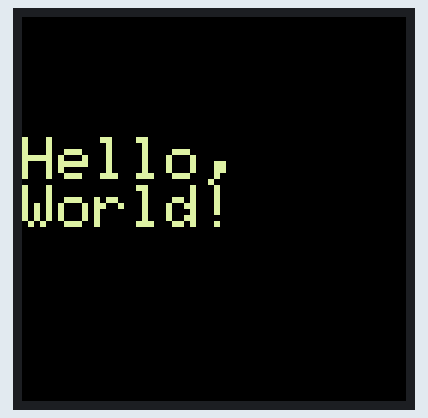
Simulated run of this program. Board: ESP32. On the bench: 64×64 colour display. Storage starts empty; random numbers use the default seed unless the program sets one; what the program prints to the serial monitor is not drawn.

Above: at 0.1 s.
At 15.1 s:
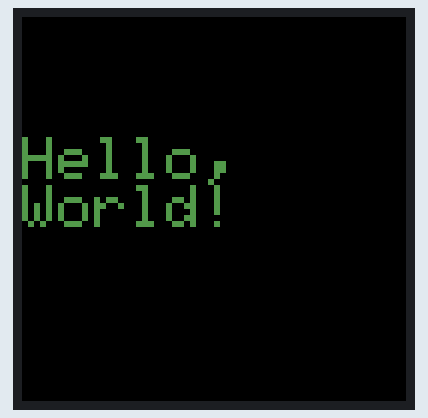
At 30.2 s:
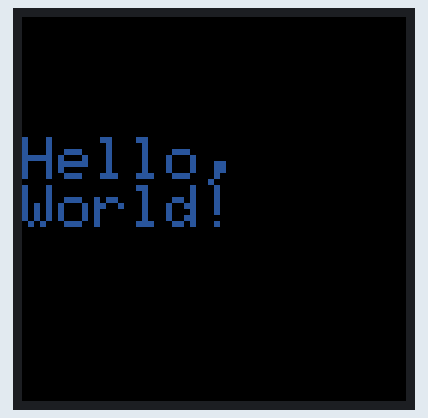
At 60.2 s:
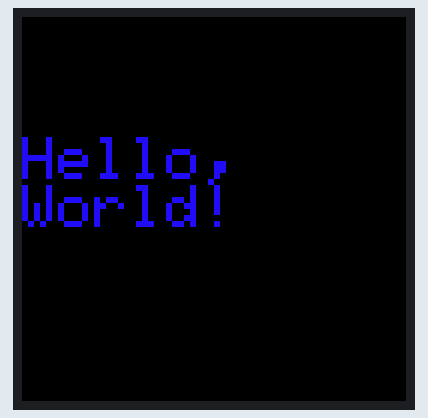
At 90.3 s:
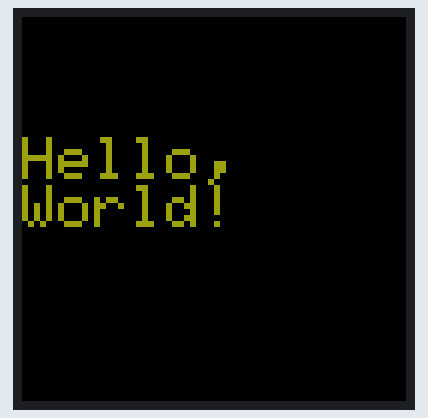
At 125.4 s:
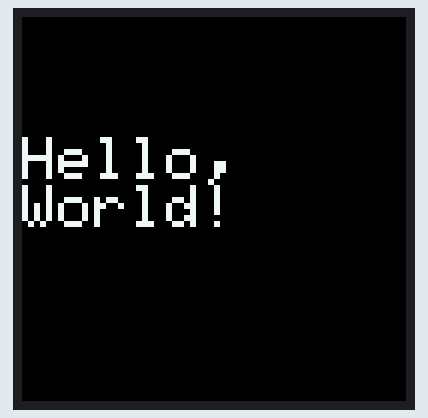

The program:

main.cpp
```cpp
#include <Arduino.h>
#include <ESP32-HUB75-MatrixPanel-I2S-DMA.h>

#include <SD.h>
#include <FS.h>

#define DEBUG_MODE 1  // 1: 开启调试模式，0: 关闭调试模式

// 定义调试打印宏
#if DEBUG_MODE
  #define DEBUG_PRINT(x) Serial.print(x)
  #define DEBUG_PRINTLN(x) Serial.println(x)
  #define DEBUG_PRINTF(fmt, ...) Serial.printf(fmt, __VA_ARGS__)
#else
  #define DEBUG_PRINT(x)
  #define DEBUG_PRINTLN(x)
  #define DEBUG_PRINTF(fmt, ...)
#endif

// SPI引脚定义
#define SPI_MOSI 23
#define SPI_MISO 19
#define SPI_SCLK 18
#define SD_CS    5   //SS
MatrixPanel_I2S_DMA matrix;

// 这些宏定义是 HUB75 显示屏连接 ESP32 的 gpio 引脚定义
#define R1_PIN  25
#define G1_PIN  26
#define B1_PIN  27

#define R2_PIN  14
#define G2_PIN  17
#define B2_PIN  13

#define A_PIN   32
#define B_PIN   33
#define C_PIN   21
#define D_PIN   15
#define E_PIN   2	// required for 1/32 scan panels, set to 0,2,or 12 base your jumper setup

#define LAT_PIN 4
#define OE_PIN  22
#define CLK_PIN 16

const char* DISPLAY_TEXT = "Hello, \nWorld!";
const char* DATA_FILE = "/data.txt";
const int LOOP_DELAY = 5000;

bool sdCardAvailable = false;

void setup()
{
  Serial.begin(115200);

  // 初始化SPI总线(因为SD卡需要使用SPI通信)
  SPI.begin(SPI_SCLK, SPI_MISO, SPI_MOSI, SD_CS);

  // 初始化显示屏
  // 注意：在调用 matrix.begin() 之前，必须先初始化 SPI 总线。
  // 如果使用默认引脚，则不需要传递任何参数。

  //matrix.begin();  // Use default pins supplied within ESP32-HUB75-MatrixPanel-I2S-DMA.h
  matrix.begin(R1_PIN, G1_PIN, B1_PIN, R2_PIN, G2_PIN, B2_PIN, A_PIN, B_PIN, C_PIN, D_PIN, E_PIN, LAT_PIN, OE_PIN, CLK_PIN );  // or custom pins

  // Draw a single white pixel
  //matrix.drawPixel(0,0, matrix.color565(255,0,0));      // 只能在.begin（）之后执行此操作
  matrix.setTextSize(1);

  sdCardAvailable = SD.begin(SD_CS, SPI);
  if(!sdCardAvailable){
      DEBUG_PRINTLN("SD Card not available");
      sdCardAvailable = false;
      return;
  } else {
    sdCardAvailable = true;
    DEBUG_PRINTLN("SD Card initialized successfully");
    // 打印SD卡信息
    DEBUG_PRINTLN("SD Card available");

    #ifdef ESP32
      uint8_t cardType = SD.cardType();

      if(cardType == CARD_NONE){
          DEBUG_PRINTLN("No SD card attached");
          return;
      }

      DEBUG_PRINTLN("SD Card Type: ");
      if(cardType == CARD_MMC){
          DEBUG_PRINTLN("MMC");
      } else if(cardType == CARD_SD){
          DEBUG_PRINTLN("SDSC");
      } else if(cardType == CARD_SDHC){
          DEBUG_PRINTLN("SDHC");
      } else {
          DEBUG_PRINTLN("UNKNOWN");
      }

      uint64_t cardSize = SD.cardSize();
      int cardSizeInMB = cardSize/(1024 * 1024);

      DEBUG_PRINTF("Card size: %u MB \n", cardSizeInMB);

      uint64_t bytesAvailable = SD.totalBytes();
      int spaceAvailableInMB = bytesAvailable/(1024 * 1024);

      DEBUG_PRINTF("Space available: %u MB \n", spaceAvailableInMB);

      uint64_t spaceUsed = SD.usedBytes();
      DEBUG_PRINTF("Space used: %u bytes\n", spaceUsed);

    #endif
  }
}

// 函数 recordNewData() 是用于将新数据记录到指定的文件中
void recordNewData(fs::FS &fs, const char * path, const char * message)
{
  // 打开文件，以追加模式
  File file = fs.open(path, FILE_APPEND);

  // 如果打开文件失败，输出错误信息
  if(!file) {
    DEBUG_PRINTLN("Failed to open file for appending");
    // 尝试重新初始化SD卡
    sdCardAvailable = SD.begin(SD_CS);
    return;
  }

  // 将message写入文件中
  if(file.println(message)) {
    // 如果写入成功，输出成功信息
    DEBUG_PRINTLN("Data appended");
  } else {
    // 如果写入失败，输出失败信息
    DEBUG_PRINTLN("Append failed");
    // 尝试重新初始化SD卡
    sdCardAvailable = SD.begin(SD_CS);
  }
  // 关闭文件
  file.close();
}
void loop()
{
  //matrix.fillScreen(matrix.color565(255,255,255));
  //delay(2000);
  //matrix.fillScreen(matrix.color565(random(256),random(256),random(256)));
  matrix.clearScreen();

  // 设置文本颜色
  matrix.setTextColor(matrix.color565(random(256),random(256),random(256)));
  // 设置光标位置
  matrix.setCursor(0,20);
  // 打印文本
  matrix.println(DISPLAY_TEXT);
  // 更新显示
  if (sdCardAvailable) {
    recordNewData(SD, DATA_FILE, DISPLAY_TEXT);
  }
  // 延迟5秒
  delay(LOOP_DELAY);
}
```

Measured:
- what the display in image 1 shows lasts 5.0 s, from 15.1 s to 20.1 s
